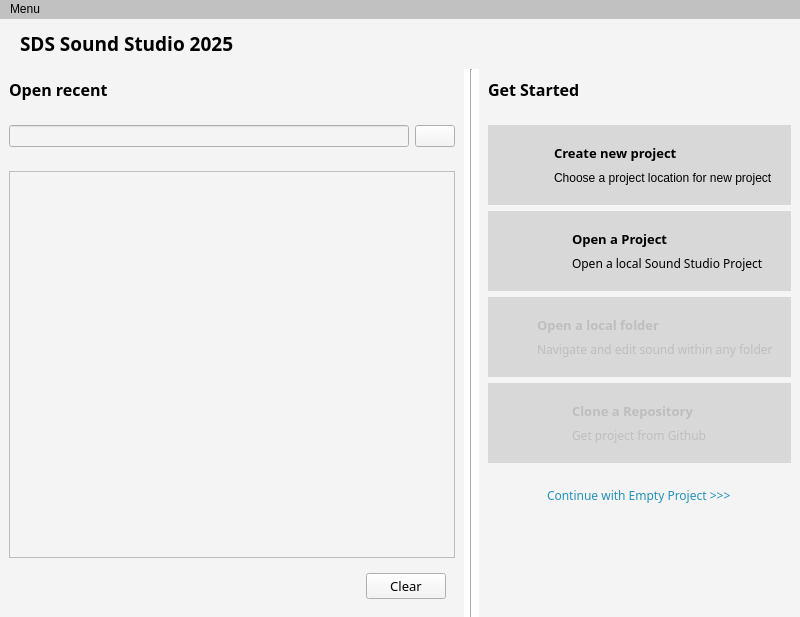
<?xml version="1.0" encoding="UTF-8"?>
<ui version="4.0">
 <class>SoundStudio</class>
 <widget class="QMainWindow" name="SoundStudio">
  <property name="geometry">
   <rect>
    <x>0</x>
    <y>0</y>
    <width>800</width>
    <height>617</height>
   </rect>
  </property>
  <property name="minimumSize">
   <size>
    <width>800</width>
    <height>617</height>
   </size>
  </property>
  <property name="maximumSize">
   <size>
    <width>16777215</width>
    <height>16777215</height>
   </size>
  </property>
  <property name="windowTitle">
   <string>Sound Tool Window</string>
  </property>
  <property name="styleSheet">
   <string notr="true">background-color: rgb(193, 193, 193);</string>
  </property>
  <widget class="QWidget" name="centralwidget">
   <layout class="QVBoxLayout" name="verticalLayout">
    <property name="spacing">
     <number>0</number>
    </property>
    <property name="leftMargin">
     <number>0</number>
    </property>
    <property name="topMargin">
     <number>0</number>
    </property>
    <property name="rightMargin">
     <number>0</number>
    </property>
    <property name="bottomMargin">
     <number>0</number>
    </property>
    <item alignment="Qt::AlignTop">
     <widget class="QFrame" name="HeaderPanel">
      <property name="minimumSize">
       <size>
        <width>0</width>
        <height>50</height>
       </size>
      </property>
      <property name="maximumSize">
       <size>
        <width>16777215</width>
        <height>50</height>
       </size>
      </property>
      <property name="styleSheet">
       <string notr="true">background-color: rgb(244, 244, 244);</string>
      </property>
      <property name="frameShape">
       <enum>QFrame::NoFrame</enum>
      </property>
      <property name="frameShadow">
       <enum>QFrame::Raised</enum>
      </property>
      <layout class="QHBoxLayout" name="horizontalLayout_2">
       <property name="spacing">
        <number>0</number>
       </property>
       <property name="leftMargin">
        <number>0</number>
       </property>
       <property name="topMargin">
        <number>0</number>
       </property>
       <property name="rightMargin">
        <number>0</number>
       </property>
       <property name="bottomMargin">
        <number>0</number>
       </property>
       <item>
        <widget class="QFrame" name="frame">
         <property name="minimumSize">
          <size>
           <width>20</width>
           <height>0</height>
          </size>
         </property>
         <property name="frameShape">
          <enum>QFrame::NoFrame</enum>
         </property>
         <property name="frameShadow">
          <enum>QFrame::Raised</enum>
         </property>
        </widget>
       </item>
       <item>
        <widget class="QLabel" name="label_2">
         <property name="font">
          <font>
           <family>Red Hat Display</family>
           <pointsize>20</pointsize>
           <weight>75</weight>
           <bold>true</bold>
          </font>
         </property>
         <property name="text">
          <string>&lt;html&gt;&lt;head/&gt;&lt;body&gt;&lt;p&gt;&lt;span style=&quot; font-size:14pt; font-weight:600;&quot;&gt;SDS Sound Studio 2025&lt;/span&gt;&lt;/p&gt;&lt;/body&gt;&lt;/html&gt;</string>
         </property>
         <property name="margin">
          <number>0</number>
         </property>
        </widget>
       </item>
       <item>
        <spacer name="horizontalSpacer">
         <property name="orientation">
          <enum>Qt::Horizontal</enum>
         </property>
         <property name="sizeHint" stdset="0">
          <size>
           <width>40</width>
           <height>20</height>
          </size>
         </property>
        </spacer>
       </item>
      </layout>
     </widget>
    </item>
    <item>
     <widget class="QFrame" name="MainBody">
      <property name="sizePolicy">
       <sizepolicy hsizetype="Preferred" vsizetype="Expanding">
        <horstretch>0</horstretch>
        <verstretch>0</verstretch>
       </sizepolicy>
      </property>
      <property name="styleSheet">
       <string notr="true">background-color: rgb(255, 255, 255);</string>
      </property>
      <property name="frameShape">
       <enum>QFrame::NoFrame</enum>
      </property>
      <property name="frameShadow">
       <enum>QFrame::Raised</enum>
      </property>
      <layout class="QHBoxLayout" name="horizontalLayout">
       <property name="leftMargin">
        <number>0</number>
       </property>
       <property name="topMargin">
        <number>0</number>
       </property>
       <property name="rightMargin">
        <number>0</number>
       </property>
       <property name="bottomMargin">
        <number>0</number>
       </property>
       <item>
        <widget class="QFrame" name="LeftPanel">
         <property name="minimumSize">
          <size>
           <width>0</width>
           <height>0</height>
          </size>
         </property>
         <property name="maximumSize">
          <size>
           <width>500</width>
           <height>16777215</height>
          </size>
         </property>
         <property name="styleSheet">
          <string notr="true">background-color: rgb(244, 244, 244);</string>
         </property>
         <property name="frameShape">
          <enum>QFrame::NoFrame</enum>
         </property>
         <property name="frameShadow">
          <enum>QFrame::Raised</enum>
         </property>
         <layout class="QVBoxLayout" name="verticalLayout_2">
          <property name="leftMargin">
           <number>0</number>
          </property>
          <property name="topMargin">
           <number>0</number>
          </property>
          <property name="rightMargin">
           <number>0</number>
          </property>
          <property name="bottomMargin">
           <number>0</number>
          </property>
          <item alignment="Qt::AlignTop">
           <widget class="QFrame" name="ProjectsHeader">
            <property name="minimumSize">
             <size>
              <width>0</width>
              <height>0</height>
             </size>
            </property>
            <property name="frameShape">
             <enum>QFrame::NoFrame</enum>
            </property>
            <property name="frameShadow">
             <enum>QFrame::Raised</enum>
            </property>
            <layout class="QHBoxLayout" name="horizontalLayout_5">
             <item alignment="Qt::AlignLeft">
              <widget class="QLabel" name="label">
               <property name="font">
                <font>
                 <family>Red Hat Display</family>
                 <pointsize>12</pointsize>
                 <weight>75</weight>
                 <bold>true</bold>
                </font>
               </property>
               <property name="text">
                <string>Open recent</string>
               </property>
              </widget>
             </item>
            </layout>
           </widget>
          </item>
          <item>
           <widget class="QFrame" name="SearchBarPanel">
            <property name="enabled">
             <bool>true</bool>
            </property>
            <property name="frameShape">
             <enum>QFrame::NoFrame</enum>
            </property>
            <property name="frameShadow">
             <enum>QFrame::Raised</enum>
            </property>
            <layout class="QHBoxLayout" name="horizontalLayout_3">
             <item>
              <widget class="QLineEdit" name="ProjectSearchBarLineEdit">
               <property name="clearButtonEnabled">
                <bool>true</bool>
               </property>
              </widget>
             </item>
             <item>
              <widget class="QPushButton" name="SearchProjectButton">
               <property name="text">
                <string/>
               </property>
               <property name="icon">
                <iconset resource="../resources.qrc">
                 <normaloff>:/icons/search.svg</normaloff>:/icons/search.svg</iconset>
               </property>
              </widget>
             </item>
            </layout>
           </widget>
          </item>
          <item>
           <widget class="QFrame" name="ProjectsBody">
            <property name="sizePolicy">
             <sizepolicy hsizetype="Preferred" vsizetype="Expanding">
              <horstretch>0</horstretch>
              <verstretch>0</verstretch>
             </sizepolicy>
            </property>
            <property name="frameShape">
             <enum>QFrame::NoFrame</enum>
            </property>
            <property name="frameShadow">
             <enum>QFrame::Raised</enum>
            </property>
            <layout class="QVBoxLayout" name="verticalLayout_6">
             <item>
              <widget class="QListWidget" name="RecentProjectsListWidget">
               <property name="frameShape">
                <enum>QFrame::StyledPanel</enum>
               </property>
              </widget>
             </item>
             <item>
              <widget class="QWidget" name="widget" native="true">
               <property name="minimumSize">
                <size>
                 <width>0</width>
                 <height>40</height>
                </size>
               </property>
               <layout class="QHBoxLayout" name="horizontalLayout_8">
                <item alignment="Qt::AlignRight">
                 <widget class="QPushButton" name="ClearRecentProjectsBtn">
                  <property name="font">
                   <font>
                    <family>Red Hat Display</family>
                    <pointsize>10</pointsize>
                   </font>
                  </property>
                  <property name="text">
                   <string>Clear</string>
                  </property>
                  <property name="icon">
                   <iconset resource="../resources.qrc">
                    <normaloff>:/icons/delete.svg</normaloff>:/icons/delete.svg</iconset>
                  </property>
                 </widget>
                </item>
               </layout>
              </widget>
             </item>
            </layout>
           </widget>
          </item>
         </layout>
        </widget>
       </item>
       <item>
        <widget class="Line" name="line">
         <property name="orientation">
          <enum>Qt::Vertical</enum>
         </property>
        </widget>
       </item>
       <item>
        <widget class="QFrame" name="HomePanel">
         <property name="styleSheet">
          <string notr="true">background-color: rgb(244, 244, 244);</string>
         </property>
         <property name="frameShape">
          <enum>QFrame::NoFrame</enum>
         </property>
         <property name="frameShadow">
          <enum>QFrame::Raised</enum>
         </property>
         <layout class="QVBoxLayout" name="verticalLayout_4">
          <property name="leftMargin">
           <number>0</number>
          </property>
          <property name="topMargin">
           <number>0</number>
          </property>
          <property name="rightMargin">
           <number>0</number>
          </property>
          <property name="bottomMargin">
           <number>0</number>
          </property>
          <item alignment="Qt::AlignTop">
           <widget class="QFrame" name="RightHeaderPanel">
            <property name="frameShape">
             <enum>QFrame::NoFrame</enum>
            </property>
            <property name="frameShadow">
             <enum>QFrame::Raised</enum>
            </property>
            <layout class="QHBoxLayout" name="horizontalLayout_4">
             <item>
              <widget class="QLabel" name="label_3">
               <property name="font">
                <font>
                 <family>Red Hat Display</family>
                 <pointsize>12</pointsize>
                 <weight>75</weight>
                 <bold>true</bold>
                </font>
               </property>
               <property name="text">
                <string>Get Started</string>
               </property>
              </widget>
             </item>
            </layout>
           </widget>
          </item>
          <item alignment="Qt::AlignTop">
           <widget class="QFrame" name="ButtonsPanel">
            <property name="minimumSize">
             <size>
              <width>0</width>
              <height>0</height>
             </size>
            </property>
            <property name="frameShape">
             <enum>QFrame::NoFrame</enum>
            </property>
            <property name="frameShadow">
             <enum>QFrame::Raised</enum>
            </property>
            <layout class="QVBoxLayout" name="verticalLayout_3">
             <item>
              <widget class="QFrame" name="CreateNewProjectWidgetBtn">
               <property name="minimumSize">
                <size>
                 <width>0</width>
                 <height>80</height>
                </size>
               </property>
               <property name="styleSheet">
                <string notr="true">background-color: rgb(216, 216, 216);</string>
               </property>
               <property name="frameShape">
                <enum>QFrame::NoFrame</enum>
               </property>
               <property name="frameShadow">
                <enum>QFrame::Raised</enum>
               </property>
               <layout class="QHBoxLayout" name="horizontalLayout_6">
                <item>
                 <widget class="QFrame" name="frame_6">
                  <property name="maximumSize">
                   <size>
                    <width>60</width>
                    <height>16777215</height>
                   </size>
                  </property>
                  <property name="frameShape">
                   <enum>QFrame::NoFrame</enum>
                  </property>
                  <property name="frameShadow">
                   <enum>QFrame::Raised</enum>
                  </property>
                  <layout class="QVBoxLayout" name="verticalLayout_7">
                   <item alignment="Qt::AlignHCenter|Qt::AlignVCenter">
                    <widget class="QLabel" name="label_6">
                     <property name="minimumSize">
                      <size>
                       <width>0</width>
                       <height>0</height>
                      </size>
                     </property>
                     <property name="maximumSize">
                      <size>
                       <width>40</width>
                       <height>40</height>
                      </size>
                     </property>
                     <property name="text">
                      <string/>
                     </property>
                     <property name="pixmap">
                      <pixmap resource="../resources.qrc">:/icons/create_project.png</pixmap>
                     </property>
                     <property name="scaledContents">
                      <bool>true</bool>
                     </property>
                    </widget>
                   </item>
                  </layout>
                 </widget>
                </item>
                <item>
                 <widget class="QFrame" name="frame_7">
                  <property name="frameShape">
                   <enum>QFrame::NoFrame</enum>
                  </property>
                  <property name="frameShadow">
                   <enum>QFrame::Raised</enum>
                  </property>
                  <layout class="QVBoxLayout" name="verticalLayout_5">
                   <item>
                    <widget class="QLabel" name="label_4">
                     <property name="font">
                      <font>
                       <family>Red Hat Display</family>
                       <pointsize>10</pointsize>
                       <weight>75</weight>
                       <bold>true</bold>
                      </font>
                     </property>
                     <property name="text">
                      <string>Create new project</string>
                     </property>
                    </widget>
                   </item>
                   <item>
                    <widget class="QLabel" name="label_5">
                     <property name="text">
                      <string>Choose a project location for new project</string>
                     </property>
                    </widget>
                   </item>
                  </layout>
                 </widget>
                </item>
               </layout>
              </widget>
             </item>
             <item>
              <widget class="QFrame" name="OpenAProjectWidgetBtn">
               <property name="enabled">
                <bool>true</bool>
               </property>
               <property name="minimumSize">
                <size>
                 <width>0</width>
                 <height>80</height>
                </size>
               </property>
               <property name="styleSheet">
                <string notr="true">background-color: rgb(216, 216, 216);</string>
               </property>
               <property name="frameShape">
                <enum>QFrame::NoFrame</enum>
               </property>
               <property name="frameShadow">
                <enum>QFrame::Raised</enum>
               </property>
               <layout class="QHBoxLayout" name="horizontalLayout_7">
                <item>
                 <widget class="QFrame" name="frame_4">
                  <property name="minimumSize">
                   <size>
                    <width>0</width>
                    <height>0</height>
                   </size>
                  </property>
                  <property name="maximumSize">
                   <size>
                    <width>60</width>
                    <height>16777215</height>
                   </size>
                  </property>
                  <property name="frameShape">
                   <enum>QFrame::NoFrame</enum>
                  </property>
                  <property name="frameShadow">
                   <enum>QFrame::Raised</enum>
                  </property>
                  <layout class="QVBoxLayout" name="verticalLayout_8">
                   <item alignment="Qt::AlignHCenter|Qt::AlignVCenter">
                    <widget class="QLabel" name="label_7">
                     <property name="minimumSize">
                      <size>
                       <width>0</width>
                       <height>0</height>
                      </size>
                     </property>
                     <property name="maximumSize">
                      <size>
                       <width>35</width>
                       <height>35</height>
                      </size>
                     </property>
                     <property name="text">
                      <string/>
                     </property>
                     <property name="pixmap">
                      <pixmap resource="../resources.qrc">:/icons/open_a_project.png</pixmap>
                     </property>
                     <property name="scaledContents">
                      <bool>true</bool>
                     </property>
                    </widget>
                   </item>
                  </layout>
                 </widget>
                </item>
                <item>
                 <widget class="QFrame" name="frame_5">
                  <property name="frameShape">
                   <enum>QFrame::NoFrame</enum>
                  </property>
                  <property name="frameShadow">
                   <enum>QFrame::Raised</enum>
                  </property>
                  <layout class="QVBoxLayout" name="verticalLayout_9">
                   <item alignment="Qt::AlignLeft">
                    <widget class="QLabel" name="label_8">
                     <property name="font">
                      <font>
                       <family>Red Hat Display</family>
                       <pointsize>10</pointsize>
                       <weight>75</weight>
                       <bold>true</bold>
                      </font>
                     </property>
                     <property name="text">
                      <string>Open a Project</string>
                     </property>
                    </widget>
                   </item>
                   <item alignment="Qt::AlignLeft">
                    <widget class="QLabel" name="label_9">
                     <property name="font">
                      <font>
                       <family>Red Hat Display</family>
                      </font>
                     </property>
                     <property name="text">
                      <string>Open a local Sound Studio Project</string>
                     </property>
                    </widget>
                   </item>
                  </layout>
                 </widget>
                </item>
               </layout>
              </widget>
             </item>
             <item>
              <widget class="QFrame" name="OpenLocalFolderBtn">
               <property name="enabled">
                <bool>false</bool>
               </property>
               <property name="minimumSize">
                <size>
                 <width>0</width>
                 <height>80</height>
                </size>
               </property>
               <property name="styleSheet">
                <string notr="true">background-color: rgb(216, 216, 216);</string>
               </property>
               <property name="frameShape">
                <enum>QFrame::NoFrame</enum>
               </property>
               <property name="frameShadow">
                <enum>QFrame::Raised</enum>
               </property>
               <layout class="QHBoxLayout" name="horizontalLayout_9">
                <item>
                 <widget class="QFrame" name="frame_3">
                  <property name="maximumSize">
                   <size>
                    <width>60</width>
                    <height>16777215</height>
                   </size>
                  </property>
                  <property name="frameShape">
                   <enum>QFrame::NoFrame</enum>
                  </property>
                  <property name="frameShadow">
                   <enum>QFrame::Raised</enum>
                  </property>
                  <layout class="QVBoxLayout" name="verticalLayout_10">
                   <item alignment="Qt::AlignHCenter|Qt::AlignVCenter">
                    <widget class="QLabel" name="label_11">
                     <property name="minimumSize">
                      <size>
                       <width>0</width>
                       <height>0</height>
                      </size>
                     </property>
                     <property name="maximumSize">
                      <size>
                       <width>35</width>
                       <height>35</height>
                      </size>
                     </property>
                     <property name="text">
                      <string/>
                     </property>
                     <property name="pixmap">
                      <pixmap resource="../resources.qrc">:/icons/openFolder.png</pixmap>
                     </property>
                     <property name="scaledContents">
                      <bool>true</bool>
                     </property>
                    </widget>
                   </item>
                  </layout>
                 </widget>
                </item>
                <item>
                 <widget class="QFrame" name="frame_8">
                  <property name="frameShape">
                   <enum>QFrame::NoFrame</enum>
                  </property>
                  <property name="frameShadow">
                   <enum>QFrame::Raised</enum>
                  </property>
                  <layout class="QVBoxLayout" name="verticalLayout_11">
                   <item>
                    <widget class="QLabel" name="label_12">
                     <property name="font">
                      <font>
                       <family>Red Hat Display</family>
                       <pointsize>10</pointsize>
                       <weight>75</weight>
                       <bold>true</bold>
                      </font>
                     </property>
                     <property name="text">
                      <string>Open a local folder</string>
                     </property>
                    </widget>
                   </item>
                   <item>
                    <widget class="QLabel" name="label_13">
                     <property name="font">
                      <font>
                       <family>Red Hat Display</family>
                      </font>
                     </property>
                     <property name="text">
                      <string>Navigate and edit sound within any folder</string>
                     </property>
                    </widget>
                   </item>
                  </layout>
                 </widget>
                </item>
               </layout>
              </widget>
             </item>
             <item>
              <widget class="QFrame" name="CloneRepositoryBtn">
               <property name="enabled">
                <bool>false</bool>
               </property>
               <property name="minimumSize">
                <size>
                 <width>0</width>
                 <height>80</height>
                </size>
               </property>
               <property name="styleSheet">
                <string notr="true">background-color: rgb(216, 216, 216);</string>
               </property>
               <property name="frameShape">
                <enum>QFrame::NoFrame</enum>
               </property>
               <property name="frameShadow">
                <enum>QFrame::Raised</enum>
               </property>
               <layout class="QHBoxLayout" name="horizontalLayout_10">
                <item>
                 <widget class="QFrame" name="frame_9">
                  <property name="minimumSize">
                   <size>
                    <width>0</width>
                    <height>0</height>
                   </size>
                  </property>
                  <property name="maximumSize">
                   <size>
                    <width>60</width>
                    <height>16777215</height>
                   </size>
                  </property>
                  <property name="frameShape">
                   <enum>QFrame::NoFrame</enum>
                  </property>
                  <property name="frameShadow">
                   <enum>QFrame::Raised</enum>
                  </property>
                  <layout class="QVBoxLayout" name="verticalLayout_13">
                   <item alignment="Qt::AlignHCenter|Qt::AlignVCenter">
                    <widget class="QLabel" name="label_14">
                     <property name="minimumSize">
                      <size>
                       <width>0</width>
                       <height>0</height>
                      </size>
                     </property>
                     <property name="maximumSize">
                      <size>
                       <width>35</width>
                       <height>35</height>
                      </size>
                     </property>
                     <property name="text">
                      <string/>
                     </property>
                     <property name="pixmap">
                      <pixmap resource="../resources.qrc">:/icons/duplicate.png</pixmap>
                     </property>
                     <property name="scaledContents">
                      <bool>true</bool>
                     </property>
                    </widget>
                   </item>
                  </layout>
                 </widget>
                </item>
                <item>
                 <widget class="QFrame" name="frame_10">
                  <property name="frameShape">
                   <enum>QFrame::NoFrame</enum>
                  </property>
                  <property name="frameShadow">
                   <enum>QFrame::Raised</enum>
                  </property>
                  <layout class="QVBoxLayout" name="verticalLayout_12">
                   <item alignment="Qt::AlignLeft">
                    <widget class="QLabel" name="label_15">
                     <property name="font">
                      <font>
                       <family>Red Hat Display</family>
                       <pointsize>10</pointsize>
                       <weight>75</weight>
                       <bold>true</bold>
                      </font>
                     </property>
                     <property name="text">
                      <string>Clone a Repository</string>
                     </property>
                    </widget>
                   </item>
                   <item alignment="Qt::AlignLeft">
                    <widget class="QLabel" name="label_16">
                     <property name="font">
                      <font>
                       <family>Red Hat Display</family>
                      </font>
                     </property>
                     <property name="text">
                      <string>Get project from Github</string>
                     </property>
                    </widget>
                   </item>
                  </layout>
                 </widget>
                </item>
               </layout>
              </widget>
             </item>
            </layout>
           </widget>
          </item>
          <item>
           <widget class="QFrame" name="frame_2">
            <property name="frameShape">
             <enum>QFrame::NoFrame</enum>
            </property>
            <property name="frameShadow">
             <enum>QFrame::Raised</enum>
            </property>
            <layout class="QHBoxLayout" name="horizontalLayout_11">
             <item alignment="Qt::AlignHCenter|Qt::AlignVCenter">
              <widget class="QLabel" name="label_10">
               <property name="enabled">
                <bool>false</bool>
               </property>
               <property name="font">
                <font>
                 <family>Red Hat Display</family>
                </font>
               </property>
               <property name="styleSheet">
                <string notr="true">color: rgb(35, 146, 189);</string>
               </property>
               <property name="text">
                <string>Continue with Empty Project &gt;&gt;&gt;</string>
               </property>
              </widget>
             </item>
            </layout>
           </widget>
          </item>
          <item>
           <spacer name="verticalSpacer">
            <property name="orientation">
             <enum>Qt::Vertical</enum>
            </property>
            <property name="sizeHint" stdset="0">
             <size>
              <width>20</width>
              <height>40</height>
             </size>
            </property>
           </spacer>
          </item>
         </layout>
        </widget>
       </item>
      </layout>
     </widget>
    </item>
   </layout>
  </widget>
  <widget class="QMenuBar" name="manubar">
   <property name="geometry">
    <rect>
     <x>0</x>
     <y>0</y>
     <width>800</width>
     <height>24</height>
    </rect>
   </property>
   <widget class="QMenu" name="menuMenu">
    <property name="title">
     <string>Menu</string>
    </property>
    <widget class="QMenu" name="menuApplication_Theme">
     <property name="title">
      <string>Application Theme</string>
     </property>
     <addaction name="actionLight_Mode"/>
     <addaction name="actionDark_Mode"/>
    </widget>
    <addaction name="menuApplication_Theme"/>
   </widget>
   <addaction name="menuMenu"/>
  </widget>
  <action name="actionOpen">
   <property name="text">
    <string>Open</string>
   </property>
   <property name="statusTip">
    <string>Open Files</string>
   </property>
   <property name="shortcut">
    <string>Ctrl+O</string>
   </property>
  </action>
  <action name="actionSave">
   <property name="text">
    <string>Save</string>
   </property>
   <property name="statusTip">
    <string>Save All</string>
   </property>
   <property name="shortcut">
    <string>Ctrl+S</string>
   </property>
  </action>
  <action name="actionNew_Project">
   <property name="text">
    <string>New Project</string>
   </property>
  </action>
  <action name="actionOpen_Project">
   <property name="text">
    <string>Open Project</string>
   </property>
  </action>
  <action name="actionSave_Project">
   <property name="text">
    <string>Save Project</string>
   </property>
  </action>
  <action name="actionProject1">
   <property name="text">
    <string>Project1</string>
   </property>
  </action>
  <action name="actionProject2">
   <property name="text">
    <string>Project2</string>
   </property>
  </action>
  <action name="actionProject3">
   <property name="text">
    <string>Project3</string>
   </property>
  </action>
  <action name="actionCloseProject">
   <property name="text">
    <string>Close Project</string>
   </property>
  </action>
  <action name="actionExit">
   <property name="text">
    <string>Exit</string>
   </property>
  </action>
  <action name="actionDark_Theme">
   <property name="checkable">
    <bool>false</bool>
   </property>
   <property name="text">
    <string>Dark Theme</string>
   </property>
  </action>
  <action name="actionLight_Theme">
   <property name="checkable">
    <bool>false</bool>
   </property>
   <property name="text">
    <string>Light Theme</string>
   </property>
  </action>
  <action name="actionLight_Mode">
   <property name="text">
    <string>Light Mode</string>
   </property>
  </action>
  <action name="actionDark_Mode">
   <property name="text">
    <string>Dark Mode</string>
   </property>
  </action>
 </widget>
 <resources>
  <include location="../resources.qrc"/>
  <include location="../fonts/fonts.qrc"/>
 </resources>
 <connections/>
</ui>
